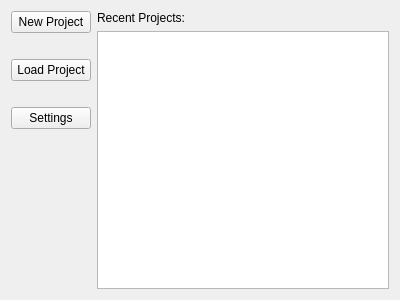
<?xml version="1.0" encoding="UTF-8"?>
<ui version="4.0">
 <class>landingForm</class>
 <widget class="QWidget" name="landingForm">
  <property name="geometry">
   <rect>
    <x>0</x>
    <y>0</y>
    <width>400</width>
    <height>300</height>
   </rect>
  </property>
  <property name="windowTitle">
   <string>Form</string>
  </property>
  <layout class="QHBoxLayout" name="horizontalLayout">
   <item>
    <layout class="QVBoxLayout" name="verticalLayout">
     <item>
      <widget class="QPushButton" name="newProjectButton">
       <property name="text">
        <string>New Project</string>
       </property>
      </widget>
     </item>
     <item>
      <spacer name="verticalSpacer">
       <property name="orientation">
        <enum>Qt::Vertical</enum>
       </property>
       <property name="sizeType">
        <enum>QSizePolicy::Preferred</enum>
       </property>
       <property name="sizeHint" stdset="0">
        <size>
         <width>20</width>
         <height>20</height>
        </size>
       </property>
      </spacer>
     </item>
     <item>
      <widget class="QPushButton" name="loadProjectButton">
       <property name="text">
        <string>Load Project</string>
       </property>
      </widget>
     </item>
     <item>
      <spacer name="verticalSpacer_3">
       <property name="orientation">
        <enum>Qt::Vertical</enum>
       </property>
       <property name="sizeType">
        <enum>QSizePolicy::Preferred</enum>
       </property>
       <property name="sizeHint" stdset="0">
        <size>
         <width>20</width>
         <height>20</height>
        </size>
       </property>
      </spacer>
     </item>
     <item>
      <widget class="QPushButton" name="settingsButton">
       <property name="text">
        <string>Settings</string>
       </property>
      </widget>
     </item>
     <item>
      <spacer name="verticalSpacer_2">
       <property name="orientation">
        <enum>Qt::Vertical</enum>
       </property>
       <property name="sizeHint" stdset="0">
        <size>
         <width>20</width>
         <height>40</height>
        </size>
       </property>
      </spacer>
     </item>
    </layout>
   </item>
   <item>
    <layout class="QVBoxLayout" name="verticalLayout_2">
     <item>
      <widget class="QLabel" name="label">
       <property name="text">
        <string>Recent Projects:</string>
       </property>
      </widget>
     </item>
     <item>
      <widget class="QListWidget" name="recentProjectsList"/>
     </item>
    </layout>
   </item>
  </layout>
 </widget>
 <resources/>
 <connections/>
</ui>
